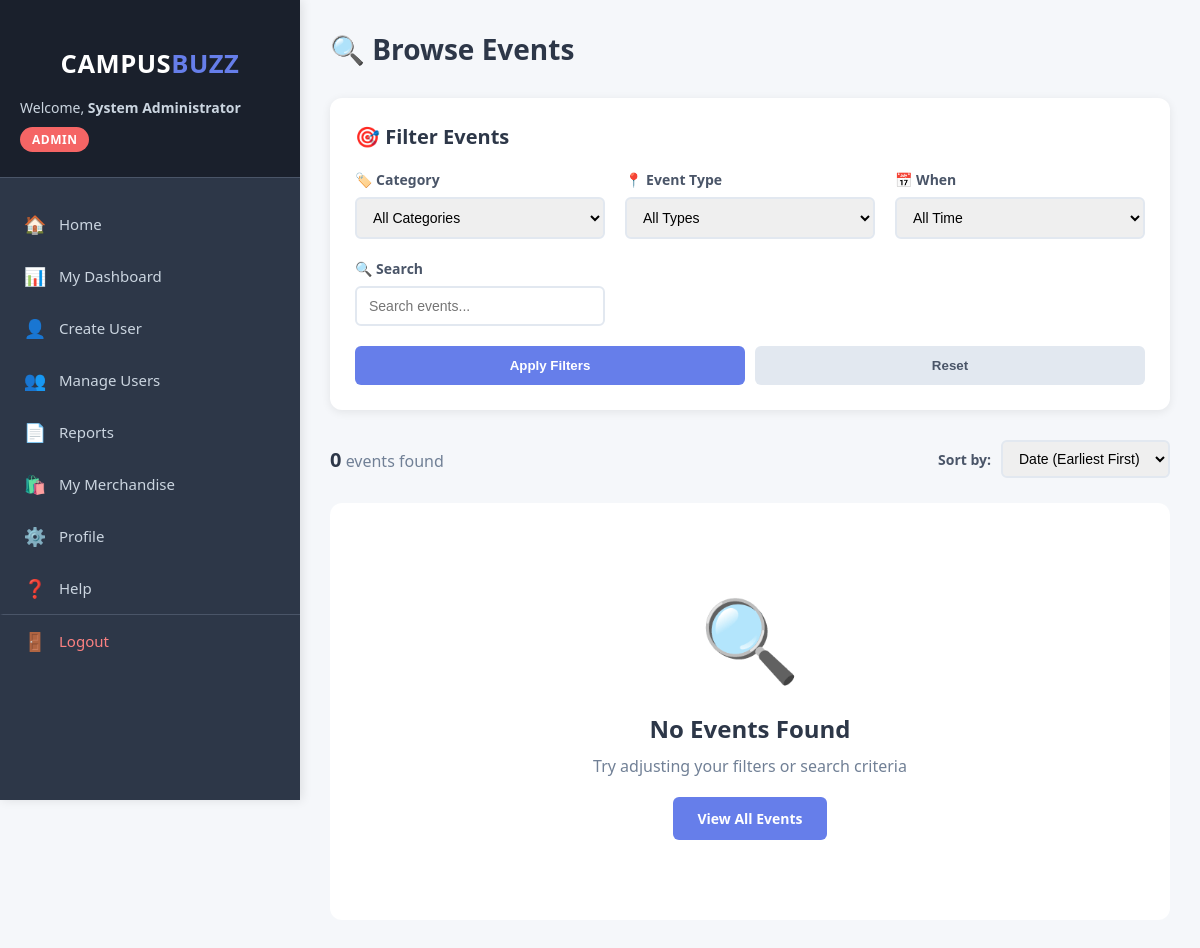
Before: /student/browse_events.php (signed in) with the older database file.
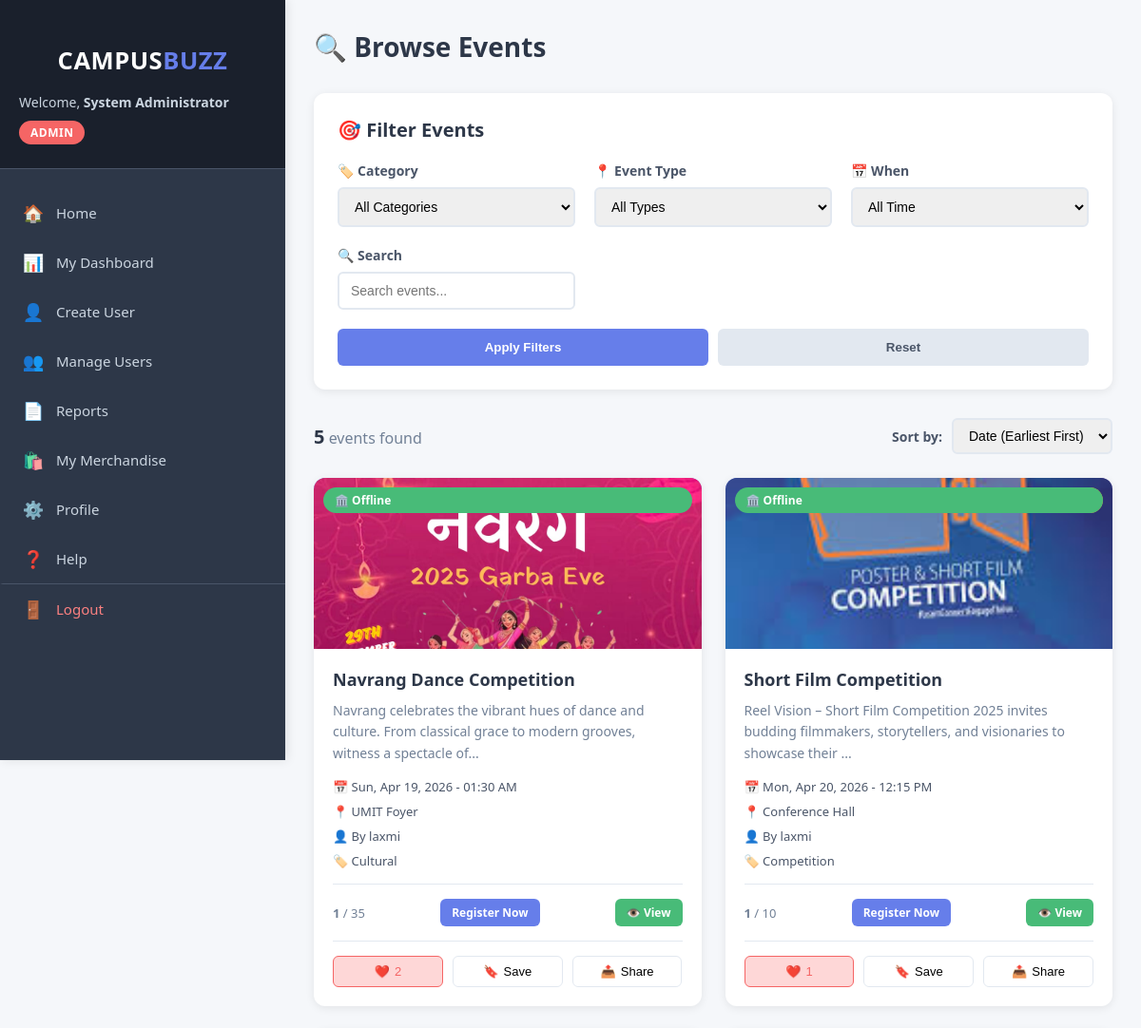
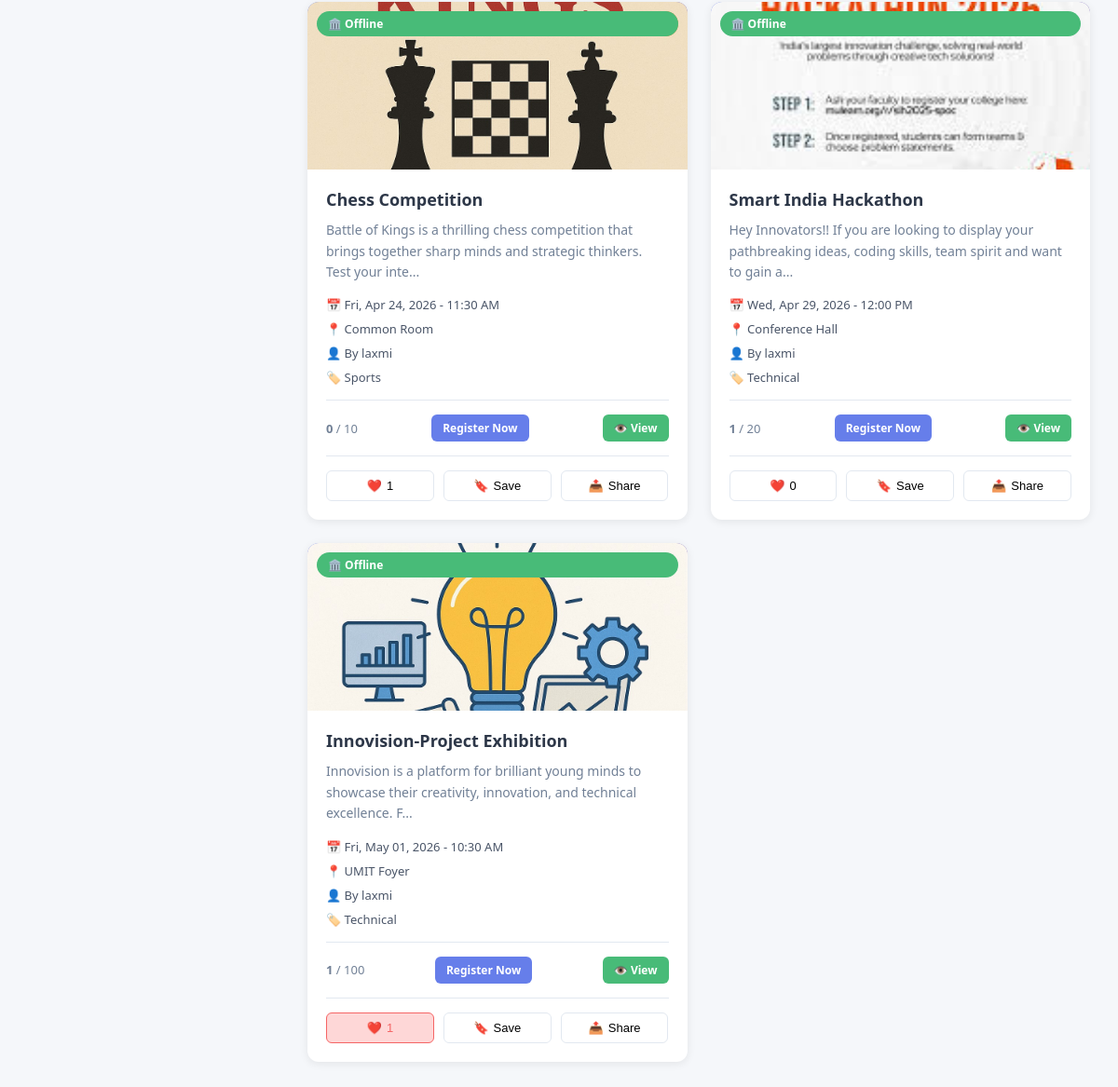
After: the same page with the newer database file (2 pictures, top to bottom).
### tables this page shows
CREATE TABLE `events` (
  `id` int(11) NOT NULL,
  `title` varchar(200) NOT NULL,
  `description` text DEFAULT NULL,
  `organizer_id` int(11) NOT NULL,
  `event_date` datetime NOT NULL,
  `venue` varchar(200) DEFAULT NULL,
  `event_type` enum('online','offline','hybrid') DEFAULT 'offline',
  `category` varchar(50) DEFAULT NULL,
  `max_participants` int(11) DEFAULT 100,
  `registration_deadline` datetime DEFAULT NULL,
  `registration_link` varchar(500) DEFAULT NULL,
  `image` varchar(255) DEFAULT NULL,
  `status` enum('upcoming','ongoing','completed','cancelled') DEFAULT 'upcoming',
  `created_at` timestamp NOT NULL DEFAULT current_timestamp(),
  `contact_info` text DEFAULT NULL
);

CREATE TABLE `users` (
  `id` int(11) NOT NULL,
  `username` varchar(50) NOT NULL,
  `email` varchar(100) NOT NULL,
  `phone` varchar(20) DEFAULT NULL,
  `password` varchar(255) NOT NULL,
  `role` enum('admin','organizer','student') NOT NULL,
  `full_name` varchar(100) DEFAULT NULL,
  `department` varchar(100) DEFAULT NULL,
  `year` varchar(20) DEFAULT NULL,
  `bio` text DEFAULT NULL,
  `address` text DEFAULT NULL,
  `profile_image` varchar(255) DEFAULT NULL,
  `created_at` timestamp NOT NULL DEFAULT current_timestamp(),
  `created_by` int(11) DEFAULT NULL
);

### student/browse_events.php (the view, shortened to what the changed rows need)
<?php
require_once '../config/database.php';
$user_id = $_SESSION['user_id'];
$where_clauses = ["e.status = 'upcoming'", "e.event_date > NOW()"];
$where_sql = implode(' AND ', $where_clauses);
$events_sql = "SELECT e.*, u.full_name as organizer_name,
               (SELECT COUNT(*) FROM registrations WHERE event_id = e.id AND status='registered') as registered_count,
               (SELECT COUNT(*) FROM event_likes WHERE event_id = e.id AND user_id = $user_id) as is_liked,
               (SELECT COUNT(*) FROM event_saves WHERE event_id = e.id AND user_id = $user_id) as is_saved,
               (SELECT COUNT(*) FROM event_likes WHERE event_id = e.id) as total_likes
               FROM events e
               JOIN users u ON e.organizer_id = u.id
               WHERE $where_sql
               ORDER BY e.event_date ASC";
$events_result = mysqli_query($conn, $events_sql);
?>
<!DOCTYPE html>
<html lang="en">
<head>
    <link rel="stylesheet" href="../assets/css/style.css">
</head>
<body>
    <div class="dashboard-container">
        <?php include '../includes/sidebar.php'; ?>
        <main class="main-content">
            <div class="content-header">
                <h1>🔍 Browse Events</h1>
            </div>
            <div class="filter-section">
                <div class="filter-header">
                    <h2>🎯 Filter Events</h2>
                </div>
            </div>
            <div class="results-header">
                <div class="results-count">
                    <strong><?php echo mysqli_num_rows($events_result); ?></strong> events found
                </div>
            </div>
            <?php if(mysqli_num_rows($events_result) > 0): ?>
                <div class="events-grid" id="eventsContainer">
                    <?php while($event = mysqli_fetch_assoc($events_result)):
                        $seats_left = $event['max_participants'] - $event['registered_count'];
                        $is_full = $seats_left <= 0;
                        $check_reg = "SELECT * FROM registrations WHERE event_id={$event['id']} AND user_id=$user_id AND status='registered'";
                        $is_registered = mysqli_num_rows(mysqli_query($conn, $check_reg)) > 0;
                    ?>
                        <div class="event-card"
                             data-date="<?php echo strtotime($event['event_date']); ?>"
                             data-likes="<?php echo $event['total_likes']; ?>"
                             data-seats="<?php echo $seats_left; ?>">
                            <div class="event-image">
                                <?php if($event['image']): ?>
                                    <img src="../uploads/<?php echo htmlspecialchars($event['image']); ?>" alt="Event">
                                <?php else: ?>
                                    <div class="event-placeholder">📅</div>
                                <?php endif; ?>
                                <?php if($is_full): ?>
                                    <span class="event-badge" style="background: #f56565; color: white;">FULL</span>
                                <?php elseif($seats_left <= 10): ?>
                                    <span class="event-badge" style="background: #ed8936; color: white;">
                                    </span>
                                <?php endif; ?>
                                <?php if($event['event_type']): ?>
                                    <span class="event-badge" style="position: absolute; top: 10px; left: 10px; background: <?php echo $event['event_type'] == 'online' ? '#4299e1' : '#48bb78'; ?>; color: white;">
                                        <?php echo $event['event_type'] == 'online' ? '🌐 Online' : '🏛️ Offline'; ?>
                                    </span>
                                <?php endif; ?>
                            </div>
                            <div class="event-content">
                                <h3><?php echo htmlspecialchars($event['title']); ?></h3>
                                <p class="event-description">
                                    <?php echo htmlspecialchars(substr($event['description'], 0, 120)); ?>...
                                </p>
                                <div class="event-meta">
                                    <span>📅 <?php echo date('D, M d, Y - h:i A', strtotime($event['event_date'])); ?></span>
                                    <span>📍 <?php echo htmlspecialchars($event['venue']); ?></span>
                                    <span>👤 By <?php echo htmlspecialchars($event['organizer_name']); ?></span>
                                    <?php if($event['category']): ?>
                                        <span>🏷️ <?php echo htmlspecialchars($event['category']); ?></span>
                                    <?php endif; ?>
                                </div>
                                <div class="event-footer">
                                    <span class="participants">
                                        <strong><?php echo $event['registered_count']; ?></strong> / <?php echo $event['max_participants']; ?>
                                    </span>
                                    <?php if($is_registered): ?>
                                        <button class="btn btn-success btn-sm" disabled>✓ Registered</button>
                                    <?php elseif($is_full): ?>
                                        <button class="btn btn-secondary btn-sm" disabled>Full</button>
                                    <?php else: ?>
                                        <a href="register_event.php?event_id=<?php echo $event['id']; ?>"
                                           class="btn btn-primary btn-sm">Register Now</a>
                                    <?php endif; ?>
                                    <a href="view_event.php?id=<?php echo $event['id']; ?>"
                                    class="btn btn-success btn-sm">👁️ View</a>
                                </div>
                                <div class="social-actions">
                                    <button class="social-btn <?php echo $event['is_liked'] ? 'liked' : ''; ?>"
                                            onclick="toggleLike(<?php echo $event['id']; ?>, this)">
                                        <span>❤️</span>
                                        <span id="like-count-<?php echo $event['id']; ?>"><?php echo $event['total_likes']; ?></span>
                                    </button>
                                    <button class="social-btn <?php echo $event['is_saved'] ? 'saved' : ''; ?>"
                                            onclick="toggleSave(<?php echo $event['id']; ?>, this)">
                                        <span>🔖</span>
                                        <span><?php echo $event['is_saved'] ? 'Saved' : 'Save'; ?></span>
                                    </button>
                                    <button class="social-btn" onclick="shareEvent(<?php echo $event['id']; ?>, '<?php echo addslashes($event['title']); ?>')">
                                        <span>📤</span>
                                        <span>Share</span>
                                    </button>
                                </div>
                            </div>
                        </div>
                    <?php endwhile; ?>
                </div>
            <?php else: ?>
                <div class="empty-state">
                    <div class="empty-state-icon">🔍</div>
                    <h3>No Events Found</h3>
                    <p>Try adjusting your filters or search criteria</p>
                    <a href="browse_events.php" class="btn btn-primary" style="margin-top: 20px;">View All Events</a>
                </div>
            <?php endif; ?>
        </main>
    </div>
</body>
</html>

Changed rows visible on the page:
now on this page (row edited): events: image (picture), event_type "🏛️ Offline", title "Navrang Dance Competition", description "Navrang celebrates the vibrant hues of dance and culture. From classical grace to modern grooves, witness a spectacle of", event_date "Sun, Apr 19, 2026 - 01:30 AM", venue "UMIT Foyer", organizer.full_name "laxmi", category "Cultural", registered_count "1", max_participants "35", total_likes "2"
now on this page (row edited): events: image (picture), event_type "🏛️ Offline", title "Short Film Competition", description "Reel Vision – Short Film Competition 2025 invites budding filmmakers, storytellers, and visionaries to showcase their", event_date "Mon, Apr 20, 2026 - 12:15 PM", venue "Conference Hall", organizer.full_name "laxmi", category "Competition", registered_count "1", max_participants "10", total_likes "1"
now on this page (row edited): events: image (picture), event_type "🏛️ Offline", title "Chess Competition", description "Battle of Kings is a thrilling chess competition that brings together sharp minds and strategic thinkers. Test your inte", event_date "Fri, Apr 24, 2026 - 11:30 AM", venue "Common Room", organizer.full_name "laxmi", category "Sports", registered_count "0", max_participants "10", total_likes "1"
now on this page (row edited): events: image (picture), event_type "🏛️ Offline", title "Smart India Hackathon", description "Hey Innovators!! If you are looking to display your pathbreaking ideas, coding skills, team spirit and want to gain a", event_date "Wed, Apr 29, 2026 - 12:00 PM", venue "Conference Hall", organizer.full_name "laxmi", category "Technical", registered_count "1", max_participants "20", total_likes "0"
now on this page (row edited): events: image (picture), event_type "🏛️ Offline", title "Innovision-Project Exhibition", description "Innovision is a platform for brilliant young minds to showcase their creativity, innovation, and technical excellence. F", event_date "Fri, May 01, 2026 - 10:30 AM", venue "UMIT Foyer", organizer.full_name "laxmi", category "Technical", registered_count "1", max_participants "100", total_likes "1"
Other visible differences:
mysqli_num_rows($events_result): "0" → "5"
text no longer shown: "🔍 No Events Found Try adjusting your filters or search criteria View All Events"
